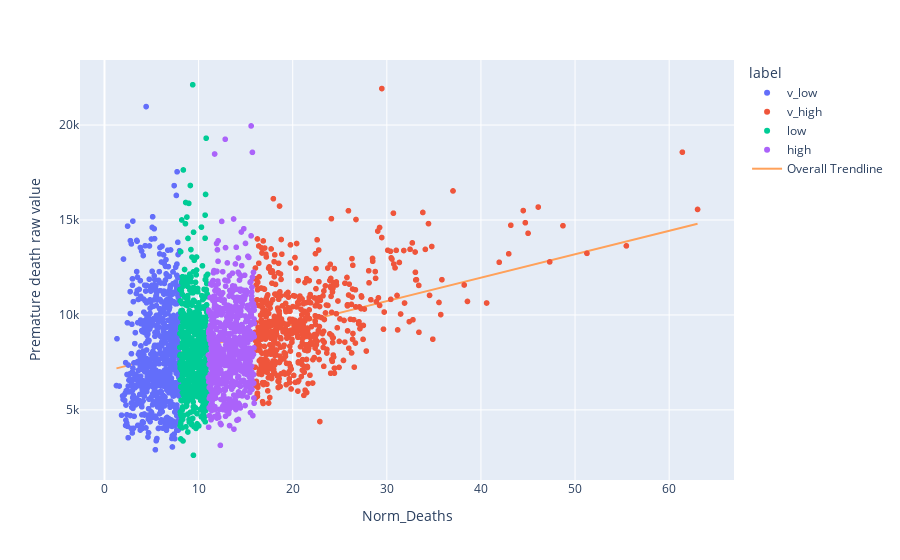

Notebook code cell kept with this figure:
### Code cell
px.scatter(super_df, x="Norm_Deaths", y='Premature death raw value', trendline="ols",color='label',trendline_scope="overall")

### Figure 1 — Plotly figure (JSON) as saved in the notebook; plotly's stock layout.template omitted (floating-point values rounded to 4 significant figures; data arrays with more than 128 entries replaced by an {"elided": "..."} marker saying what was removed)
{"data": [{"hovertemplate": "label=v_low<br>Norm_Deaths=%{x}<br>Premature death raw value=%{y}<extra></extra>", "legendgroup": "v_low", "marker": {"color": "#636efa", "symbol": "circle"}, "mode": "markers", "name": "v_low", "showlegend": true, "type": "scattergl", "x": {"elided": "735 float values"}, "xaxis": "x", "y": {"elided": "735 float values"}, "yaxis": "y"}, {"hovertemplate": "label=v_high<br>Norm_Deaths=%{x}<br>Premature death raw value=%{y}<extra></extra>", "legendgroup": "v_high", "marker": {"color": "#EF553B", "symbol": "circle"}, "mode": "markers", "name": "v_high", "showlegend": true, "type": "scattergl", "x": {"elided": "572 float values"}, "xaxis": "x", "y": {"elided": "572 float values"}, "yaxis": "y"}, {"hovertemplate": "label=low<br>Norm_Deaths=%{x}<br>Premature death raw value=%{y}<extra></extra>", "legendgroup": "low", "marker": {"color": "#00cc96", "symbol": "circle"}, "mode": "markers", "name": "low", "showlegend": true, "type": "scattergl", "x": {"elided": "557 float values"}, "xaxis": "x", "y": {"elided": "557 float values"}, "yaxis": "y"}, {"hovertemplate": "label=high<br>Norm_Deaths=%{x}<br>Premature death raw value=%{y}<extra></extra>", "legendgroup": "high", "marker": {"color": "#ab63fa", "symbol": "circle"}, "mode": "markers", "name": "high", "showlegend": true, "type": "scattergl", "x": {"elided": "663 float values"}, "xaxis": "x", "y": {"elided": "663 float values"}, "yaxis": "y"}, {"hovertemplate": "<b>OLS trendline</b><br>Premature death raw value = 123.355 * Norm_Deaths + 7028.92<br>R<sup>2</sup>=0.113551<br><br>Norm_Deaths=%{x}<br>Premature death raw value=%{y} <b>(trend)</b><extra></extra>", "legendgroup": "Overall Trendline", "line": {"color": "#FFA15A"}, "mode": "lines", "name": "Overall Trendline", "showlegend": true, "type": "scatter", "x": {"elided": "2527 float values"}, "xaxis": "x", "y": {"elided": "2527 float values"}, "yaxis": "y"}], "layout": {"legend": {"title": {"text": "label"}, "tracegroupgap": 0}, "margin": {"t": 60}, "xaxis": {"anchor": "y", "domain": [0, 1], "title": {"text": "Norm_Deaths"}}, "yaxis": {"anchor": "x", "domain": [0, 1], "title": {"text": "Premature death raw value"}}}}
